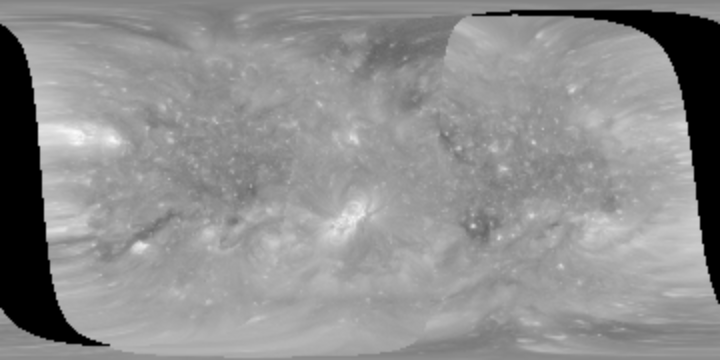
#> input picture Data/synoptic_png/synoptic_GONG_20100714.png, 720 x 360 px
$ python soble.py   (older library calls are emulated)
#> lines starting #> are read from the running program, lines starting #| are printed output that depends on the picture
import cv2
import pdb
import numpy as np
from matplotlib import pyplot as plt

img0 = cv2.imread('synoptic_GONG_20100714.png',0)
#> img0 is the input picture: shape (360, 720); min 0, max 251, mean 142.6
img  = img0*img0
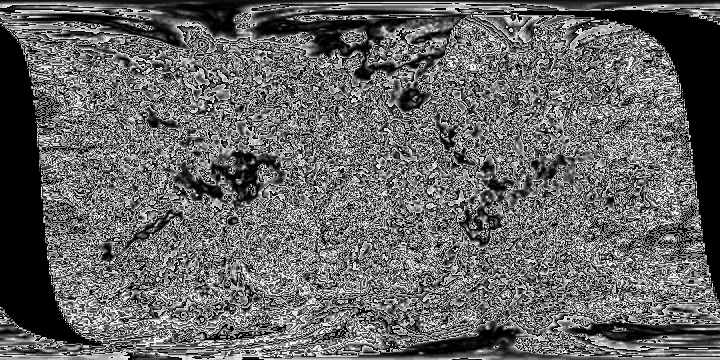
#> img: shape (360, 720); min 0, max 249, mean 100.9

laplacian = cv2.Laplacian(img,cv2.CV_64F)
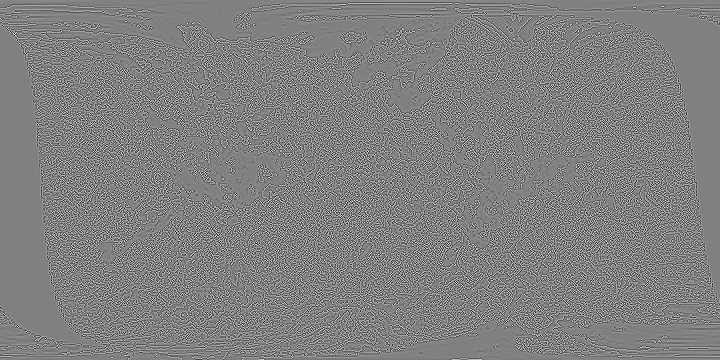
#> laplacian: shape (360, 720) float64; min -915, max 900, mean 0; drawn with min black and max white
sobelx = cv2.Sobel(img,cv2.CV_64F,1,0,ksize=7)
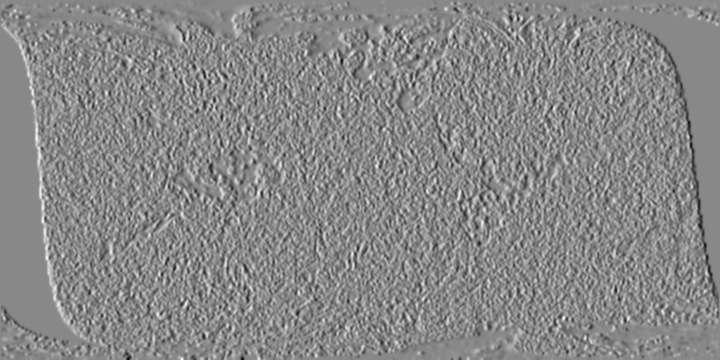
#> sobelx: shape (360, 720) float64; min -130500, max 113964, mean 6.2; drawn with min black and max white
sobely = cv2.Sobel(img,cv2.CV_64F,0,1,ksize=7)
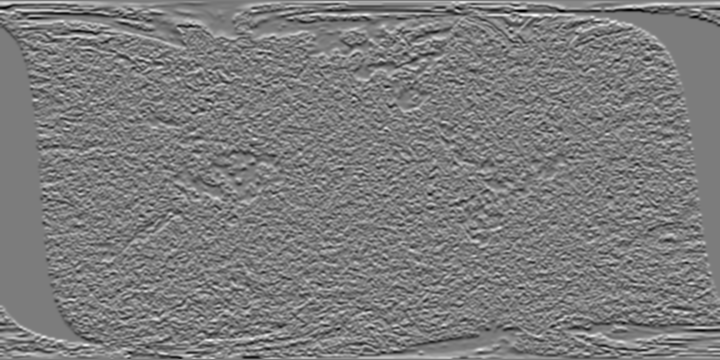
#> sobely: shape (360, 720) float64; min -137088, max 143672, mean 539.9; drawn with min black and max white
sobel_xy = cv2.Sobel(img,cv2.CV_64F,1,1,ksize=7)
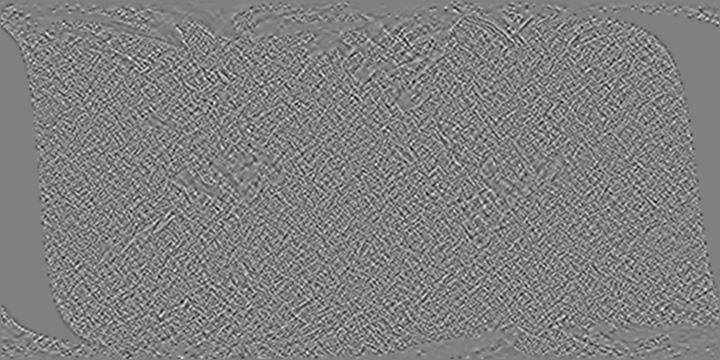
#> sobel_xy: shape (360, 720) float64; min -31050, max 30631, mean 0; drawn with min black and max white

plt.figure(1)
plt.subplot(2,2,1),plt.imshow(img,cmap = 'gray')
plt.title('Original'), plt.xticks([]), plt.yticks([])
plt.subplot(2,2,2),plt.imshow(laplacian,cmap = 'gray')
plt.title('Laplacian'), plt.xticks([]), plt.yticks([])
plt.subplot(2,2,3),plt.imshow(sobelx,cmap = 'gray')
plt.title('Sobel X'), plt.xticks([]), plt.yticks([])
plt.subplot(2,2,4),plt.imshow(sobely,cmap = 'gray')
plt.title('Sobel Y'), plt.xticks([]), plt.yticks([])
plt.figure(2)
plt.imshow(sobel_xy,cmap = 'gray')
plt.title('Sobel XY'), plt.xticks([]), plt.yticks([])

plt.show()

$ run again, with Data/synoptic_png/synoptic_GONG_20100713.png copied over Data/synoptic_png/synoptic_GONG_20100714.png
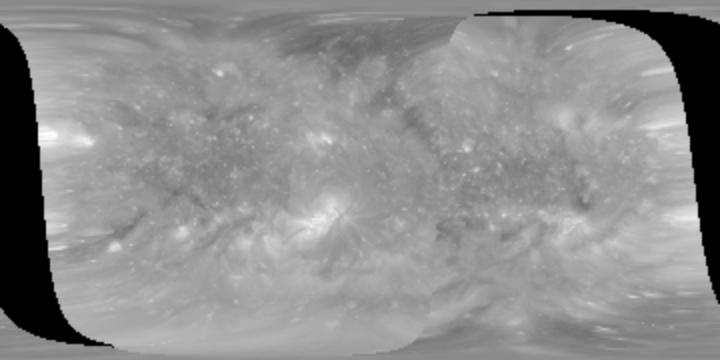
#> input picture Data/synoptic_png/synoptic_GONG_20100713.png, 720 x 360 px
#> img0 is the input picture: shape (360, 720); min 0, max 254, mean 141.8
#> `img  = img0*img0`:
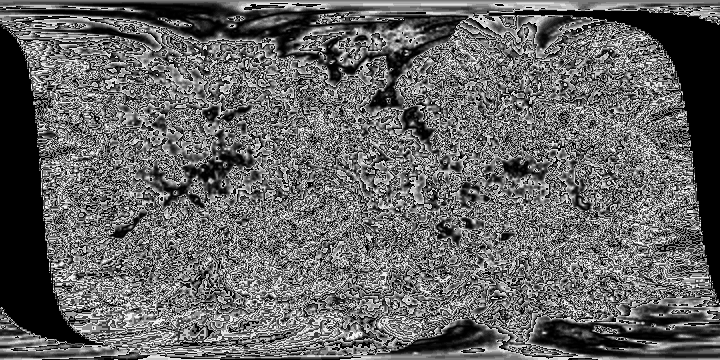
#> img: shape (360, 720); min 0, max 249, mean 100.9
#> `sobel_xy = cv2.Sobel(img,cv2.CV_64F,1,1,ksize=7)`:
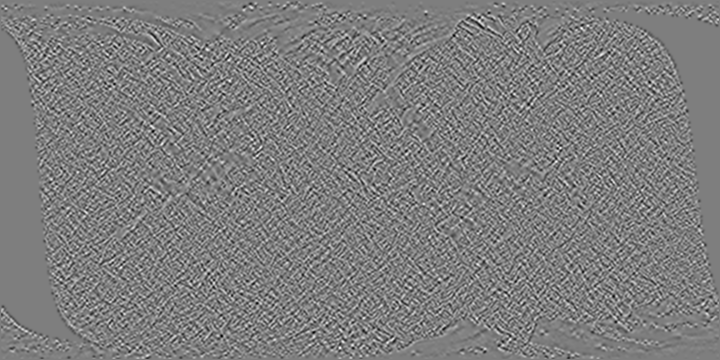
#> sobel_xy: shape (360, 720) float64; min -31620, max 32346, mean 0; drawn with min black and max white

$ run again, with Data/synoptic_png/synoptic_GONG_20100715.png copied over Data/synoptic_png/synoptic_GONG_20100714.png
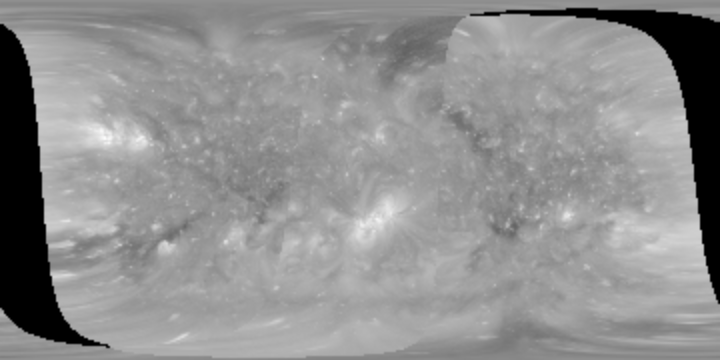
#> input picture Data/synoptic_png/synoptic_GONG_20100715.png, 720 x 360 px
#> img0 is the input picture: shape (360, 720); min 0, max 251, mean 143.5
#> `img  = img0*img0`:
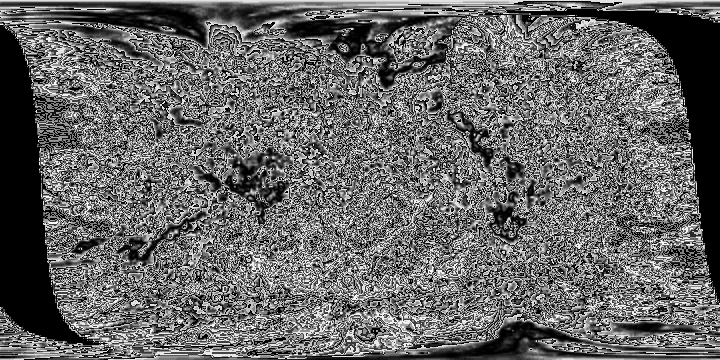
#> img: shape (360, 720); min 0, max 249, mean 102.2
#> `sobel_xy = cv2.Sobel(img,cv2.CV_64F,1,1,ksize=7)`:
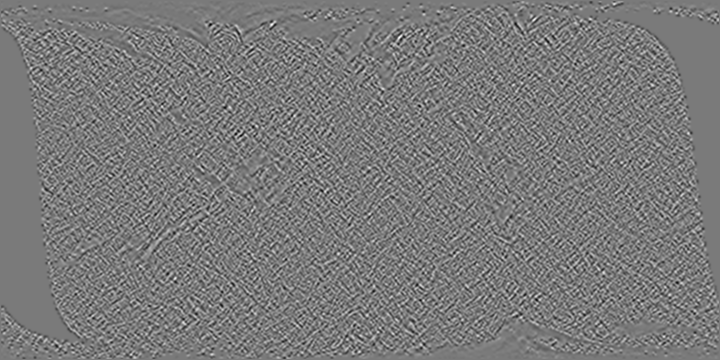
#> sobel_xy: shape (360, 720) float64; min -33069, max 35893, mean 0; drawn with min black and max white

$ run again, with Data/synoptic_png/synoptic_GONG_20100716.png copied over Data/synoptic_png/synoptic_GONG_20100714.png
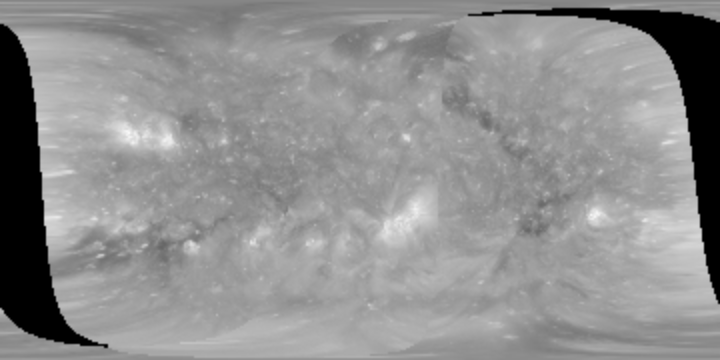
#> input picture Data/synoptic_png/synoptic_GONG_20100716.png, 720 x 360 px
#> img0 is the input picture: shape (360, 720); min 0, max 248, mean 143.4
#> `img  = img0*img0`:
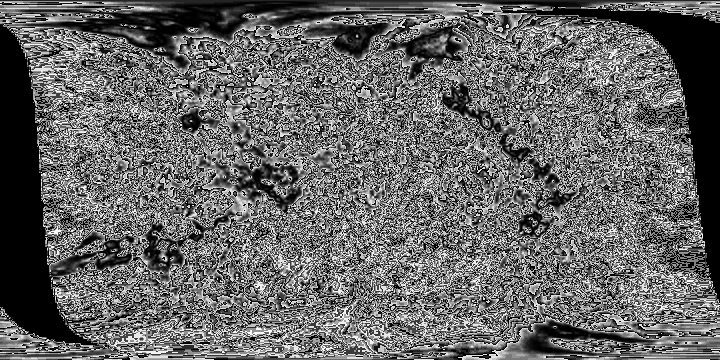
#> img: shape (360, 720); min 0, max 249, mean 101.6
#> `sobel_xy = cv2.Sobel(img,cv2.CV_64F,1,1,ksize=7)`:
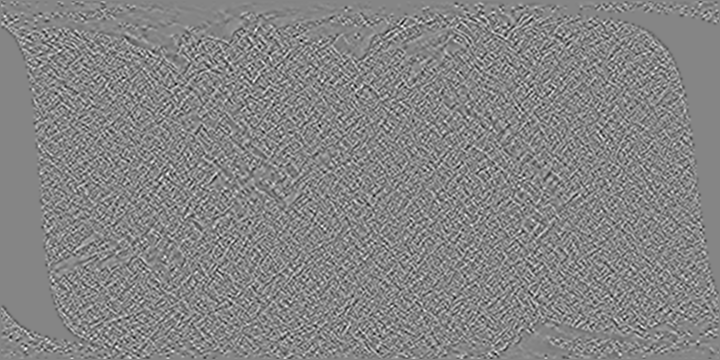
#> sobel_xy: shape (360, 720) float64; min -33182, max 30258, mean -0.1; drawn with min black and max white
